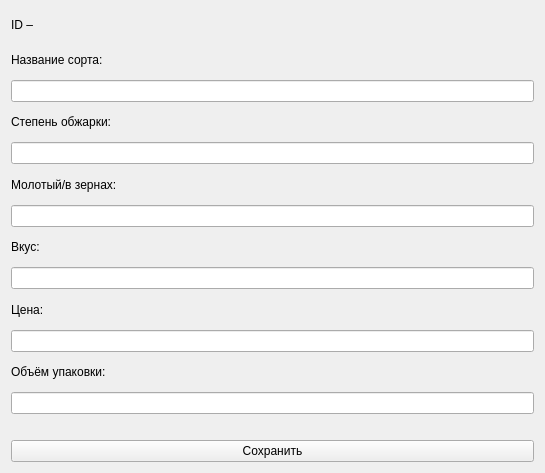
<?xml version="1.0" encoding="UTF-8"?>
<ui version="4.0">
 <class>Form</class>
 <widget class="QWidget" name="Form">
  <property name="geometry">
   <rect>
    <x>0</x>
    <y>0</y>
    <width>545</width>
    <height>473</height>
   </rect>
  </property>
  <property name="windowTitle">
   <string>Form</string>
  </property>
  <layout class="QVBoxLayout" name="verticalLayout">
   <item>
    <widget class="QLabel" name="id">
     <property name="text">
      <string>ID –</string>
     </property>
    </widget>
   </item>
   <item>
    <widget class="QLabel" name="lbl_2">
     <property name="text">
      <string>Название сорта: </string>
     </property>
    </widget>
   </item>
   <item>
    <widget class="QLineEdit" name="name"/>
   </item>
   <item>
    <widget class="QLabel" name="lbl_6">
     <property name="text">
      <string>Степень обжарки:</string>
     </property>
    </widget>
   </item>
   <item>
    <widget class="QLineEdit" name="roasting"/>
   </item>
   <item>
    <widget class="QLabel" name="lbl_5">
     <property name="text">
      <string>Молотый/в зернах:</string>
     </property>
    </widget>
   </item>
   <item>
    <widget class="QLineEdit" name="type"/>
   </item>
   <item>
    <widget class="QLabel" name="lbl_7">
     <property name="text">
      <string>Вкус: </string>
     </property>
    </widget>
   </item>
   <item>
    <widget class="QLineEdit" name="taste"/>
   </item>
   <item>
    <widget class="QLabel" name="lbl_3">
     <property name="text">
      <string>Цена:</string>
     </property>
    </widget>
   </item>
   <item>
    <widget class="QLineEdit" name="price"/>
   </item>
   <item>
    <widget class="QLabel" name="lbl_4">
     <property name="text">
      <string>Объём упаковки:</string>
     </property>
    </widget>
   </item>
   <item>
    <widget class="QLineEdit" name="volume"/>
   </item>
   <item>
    <spacer name="horizontalSpacer">
     <property name="orientation">
      <enum>Qt::Horizontal</enum>
     </property>
     <property name="sizeHint" stdset="0">
      <size>
       <width>40</width>
       <height>20</height>
      </size>
     </property>
    </spacer>
   </item>
   <item>
    <widget class="QPushButton" name="btn_save">
     <property name="text">
      <string>Сохранить</string>
     </property>
    </widget>
   </item>
  </layout>
 </widget>
 <resources/>
 <connections/>
</ui>
